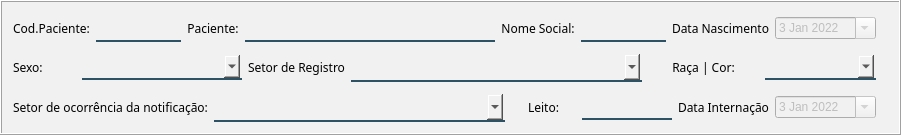
           <widget class="QFrame" name="frame_21">
            <property name="minimumSize">
             <size>
              <width>901</width>
              <height>135</height>
             </size>
            </property>
            <property name="maximumSize">
             <size>
              <width>901</width>
              <height>135</height>
             </size>
            </property>
            <property name="styleSheet">
             <string notr="true">background-color: rgb(241, 241, 241);</string>
            </property>
            <property name="frameShape">
             <enum>QFrame::Box</enum>
            </property>
            <property name="frameShadow">
             <enum>QFrame::Raised</enum>
            </property>
            <property name="lineWidth">
             <number>1</number>
            </property>
            <property name="midLineWidth">
             <number>0</number>
            </property>
            <widget class="QWidget" name="">
             <property name="geometry">
              <rect>
               <x>13</x>
               <y>11</y>
               <width>863</width>
               <height>115</height>
              </rect>
             </property>
             <layout class="QVBoxLayout" name="verticalLayout_6">
              <item>
               <layout class="QHBoxLayout" name="horizontalLayout_22">
                <item>
                 <widget class="QLabel" name="label_67">
                  <property name="font">
                   <font>
                    <family>Reem Kufi</family>
                   </font>
                  </property>
                  <property name="styleSheet">
                   <string notr="true">color: rgb(0, 0, 0);</string>
                  </property>
                  <property name="text">
                   <string>Cod.Paciente:</string>
                  </property>
                  <property name="alignment">
                   <set>Qt::AlignCenter</set>
                  </property>
                 </widget>
                </item>
                <item>
                 <widget class="QLineEdit" name="txt_codPacient">
                  <property name="enabled">
                   <bool>false</bool>
                  </property>
                  <property name="minimumSize">
                   <size>
                    <width>60</width>
                    <height>0</height>
                   </size>
                  </property>
                  <property name="maximumSize">
                   <size>
                    <width>90</width>
                    <height>16777215</height>
                   </size>
                  </property>
                  <property name="font">
                   <font>
                    <family>Segoe UI</family>
                   </font>
                  </property>
                  <property name="styleSheet">
                   <string notr="true">border:2px solid rgba(0,0,0,0);
border-bottom-color:rgba(46,82,101,255);
color:rgb(0,0,0);
padding-bottom:7px</string>
                  </property>
                 </widget>
                </item>
                <item>
                 <layout class="QHBoxLayout" name="horizontalLayout_21">
                  <item>
                   <widget class="QLabel" name="label_68">
                    <property name="font">
                     <font>
                      <family>Reem Kufi</family>
                     </font>
                    </property>
                    <property name="styleSheet">
                     <string notr="true">color: rgb(0, 0, 0);</string>
                    </property>
                    <property name="text">
                     <string>Paciente:</string>
                    </property>
                    <property name="alignment">
                     <set>Qt::AlignCenter</set>
                    </property>
                   </widget>
                  </item>
                  <item>
                   <widget class="QLineEdit" name="txt_nmPacient">
                    <property name="enabled">
                     <bool>false</bool>
                    </property>
                    <property name="minimumSize">
                     <size>
                      <width>250</width>
                      <height>0</height>
                     </size>
                    </property>
                    <property name="maximumSize">
                     <size>
                      <width>400</width>
                      <height>16777215</height>
                     </size>
                    </property>
                    <property name="font">
                     <font>
                      <family>Segoe UI</family>
                     </font>
                    </property>
                    <property name="styleSheet">
                     <string notr="true">border:2px solid rgba(0,0,0,0);
border-bottom-color:rgba(46,82,101,255);
color:rgb(0,0,0);
padding-bottom:7px</string>
                    </property>
                    <property name="text">
                     <string/>
                    </property>
                   </widget>
                  </item>
                 </layout>
                </item>
                <item>
                 <widget class="QLabel" name="label_82">
                  <property name="font">
                   <font>
                    <family>Reem Kufi</family>
                   </font>
                  </property>
                  <property name="styleSheet">
                   <string notr="true">color: rgb(0, 0, 0);</string>
                  </property>
                  <property name="text">
                   <string>Nome Social:</string>
                  </property>
                  <property name="alignment">
                   <set>Qt::AlignCenter</set>
                  </property>
                 </widget>
                </item>
                <item>
                 <widget class="QLineEdit" name="txt_social">
                  <property name="enabled">
                   <bool>false</bool>
                  </property>
                  <property name="minimumSize">
                   <size>
                    <width>60</width>
                    <height>0</height>
                   </size>
                  </property>
                  <property name="maximumSize">
                   <size>
                    <width>90</width>
                    <height>16777215</height>
                   </size>
                  </property>
                  <property name="font">
                   <font>
                    <family>Segoe UI</family>
                   </font>
                  </property>
                  <property name="styleSheet">
                   <string notr="true">border:2px solid rgba(0,0,0,0);
border-bottom-color:rgba(46,82,101,255);
color:rgb(0,0,0);
padding-bottom:7px</string>
                  </property>
                 </widget>
                </item>
                <item>
                 <widget class="QLabel" name="label_69">
                  <property name="font">
                   <font>
                    <family>Reem Kufi</family>
                   </font>
                  </property>
                  <property name="styleSheet">
                   <string notr="true">color: rgb(0, 0, 0);</string>
                  </property>
                  <property name="text">
                   <string>Data Nascimento</string>
                  </property>
                  <property name="alignment">
                   <set>Qt::AlignCenter</set>
                  </property>
                 </widget>
                </item>
                <item>
                 <widget class="QDateEdit" name="dt_nascimento">
                  <property name="enabled">
                   <bool>false</bool>
                  </property>
                  <property name="minimumSize">
                   <size>
                    <width>101</width>
                    <height>0</height>
                   </size>
                  </property>
                  <property name="font">
                   <font>
                    <family>Segoe UI</family>
                   </font>
                  </property>
                  <property name="dateTime">
                   <datetime>
                    <hour>15</hour>
                    <minute>0</minute>
                    <second>0</second>
                    <year>2022</year>
                    <month>1</month>
                    <day>3</day>
                   </datetime>
                  </property>
                  <property name="calendarPopup">
                   <bool>true</bool>
                  </property>
                 </widget>
                </item>
               </layout>
              </item>
              <item>
               <layout class="QHBoxLayout" name="horizontalLayout_84">
                <item>
                 <layout class="QHBoxLayout" name="horizontalLayout_4">
                  <item>
                   <widget class="QLabel" name="label_70">
                    <property name="font">
                     <font>
                      <family>Reem Kufi</family>
                     </font>
                    </property>
                    <property name="styleSheet">
                     <string notr="true">color: rgb(0, 0, 0);</string>
                    </property>
                    <property name="text">
                     <string>Sexo:</string>
                    </property>
                    <property name="alignment">
                     <set>Qt::AlignLeading|Qt::AlignLeft|Qt::AlignVCenter</set>
                    </property>
                   </widget>
                  </item>
                  <item>
                   <widget class="QComboBox" name="cb_sex">
                    <property name="enabled">
                     <bool>false</bool>
                    </property>
                    <property name="minimumSize">
                     <size>
                      <width>160</width>
                      <height>0</height>
                     </size>
                    </property>
                    <property name="maximumSize">
                     <size>
                      <width>160</width>
                      <height>16777215</height>
                     </size>
                    </property>
                    <property name="font">
                     <font>
                      <family>Segoe UI</family>
                     </font>
                    </property>
                    <property name="styleSheet">
                     <string notr="true">border:2px solid rgba(0,0,0,0);
border-bottom-color:rgba(46,82,101,255);
color:rgb(0,0,0);
padding-bottom:7px</string>
                    </property>
                    <item>
                     <property name="text">
                      <string/>
                     </property>
                    </item>
                    <item>
                     <property name="text">
                      <string>Masculino</string>
                     </property>
                    </item>
                    <item>
                     <property name="text">
                      <string>Feminino</string>
                     </property>
                    </item>
                    <item>
                     <property name="text">
                      <string>Transgênero</string>
                     </property>
                    </item>
                    <item>
                     <property name="text">
                      <string>Cisgênero</string>
                     </property>
                    </item>
                    <item>
                     <property name="text">
                      <string>Não-binário</string>
                     </property>
                    </item>
                   </widget>
                  </item>
                 </layout>
                </item>
                <item>
                 <layout class="QHBoxLayout" name="horizontalLayout_82">
                  <item>
                   <widget class="QLabel" name="label_71">
                    <property name="font">
                     <font>
                      <family>Reem Kufi</family>
                     </font>
                    </property>
                    <property name="styleSheet">
                     <string notr="true">color: rgb(0, 0, 0);</string>
                    </property>
                    <property name="text">
                     <string>Setor de Registro</string>
                    </property>
                    <property name="alignment">
                     <set>Qt::AlignCenter</set>
                    </property>
                   </widget>
                  </item>
                  <item>
                   <widget class="QComboBox" name="cb_seto">
                    <property name="enabled">
                     <bool>false</bool>
                    </property>
                    <property name="minimumSize">
                     <size>
                      <width>291</width>
                      <height>0</height>
                     </size>
                    </property>
                    <property name="maximumSize">
                     <size>
                      <width>16777215</width>
                      <height>16777215</height>
                     </size>
                    </property>
                    <property name="font">
                     <font>
                      <family>Reem Kufi</family>
                     </font>
                    </property>
                    <property name="styleSheet">
                     <string notr="true">border:2px solid rgba(0,0,0,0);
border-bottom-color:rgba(46,82,101,255);
color:rgb(0,0,0);
padding-bottom:7px</string>
                    </property>
                   </widget>
                  </item>
                 </layout>
                </item>
                <item>
                 <layout class="QHBoxLayout" name="horizontalLayout_83">
                  <item>
                   <widget class="QLabel" name="label_66">
                    <property name="font">
                     <font>
                      <family>Reem Kufi</family>
                     </font>
                    </property>
                    <property name="styleSheet">
                     <string notr="true">color: rgb(0, 0, 0);</string>
                    </property>
                    <property name="text">
                     <string>Raça | Cor:</string>
                    </property>
                    <property name="alignment">
                     <set>Qt::AlignCenter</set>
                    </property>
                   </widget>
                  </item>
                  <item>
                   <widget class="QComboBox" name="cb_rac">
                    <property name="enabled">
                     <bool>false</bool>
                    </property>
                    <property name="maximumSize">
                     <size>
                      <width>120</width>
                      <height>16777215</height>
                     </size>
                    </property>
                    <property name="font">
                     <font>
                      <family>Segoe UI</family>
                     </font>
                    </property>
                    <property name="styleSheet">
                     <string notr="true">border:2px solid rgba(0,0,0,0);
border-bottom-color:rgba(46,82,101,255);
color:rgb(0,0,0);
padding-bottom:7px</string>
                    </property>
                    <item>
                     <property name="text">
                      <string/>
                     </property>
                    </item>
                    <item>
                     <property name="text">
                      <string>Amarelo</string>
                     </property>
                    </item>
                    <item>
                     <property name="text">
                      <string>Branco</string>
                     </property>
                    </item>
                    <item>
                     <property name="text">
                      <string>Indigena</string>
                     </property>
                    </item>
                    <item>
                     <property name="text">
                      <string>Pardo</string>
                     </property>
                    </item>
                    <item>
                     <property name="text">
                      <string>Preto</string>
                     </property>
                    </item>
                    <item>
                     <property name="text">
                      <string>Indefinido</string>
                     </property>
                    </item>
                   </widget>
                  </item>
                 </layout>
                </item>
               </layout>
              </item>
              <item>
               <layout class="QHBoxLayout" name="horizontalLayout_41">
                <item>
                 <widget class="QLabel" name="label_81">
                  <property name="font">
                   <font>
                    <family>Reem Kufi</family>
                   </font>
                  </property>
                  <property name="styleSheet">
                   <string notr="true">color: rgb(0, 0, 0);</string>
                  </property>
                  <property name="text">
                   <string>Setor de ocorrência da notificação:</string>
                  </property>
                  <property name="alignment">
                   <set>Qt::AlignCenter</set>
                  </property>
                 </widget>
                </item>
                <item>
                 <widget class="QComboBox" name="cb_seto_2">
                  <property name="enabled">
                   <bool>false</bool>
                  </property>
                  <property name="minimumSize">
                   <size>
                    <width>291</width>
                    <height>0</height>
                   </size>
                  </property>
                  <property name="maximumSize">
                   <size>
                    <width>16777215</width>
                    <height>16777215</height>
                   </size>
                  </property>
                  <property name="font">
                   <font>
                    <family>Reem Kufi</family>
                   </font>
                  </property>
                  <property name="styleSheet">
                   <string notr="true">border:2px solid rgba(0,0,0,0);
border-bottom-color:rgba(46,82,101,255);
color:rgb(0,0,0);
padding-bottom:7px</string>
                  </property>
                 </widget>
                </item>
                <item>
                 <widget class="QLabel" name="label_72">
                  <property name="maximumSize">
                   <size>
                    <width>90</width>
                    <height>16777215</height>
                   </size>
                  </property>
                  <property name="font">
                   <font>
                    <family>Reem Kufi</family>
                   </font>
                  </property>
                  <property name="styleSheet">
                   <string notr="true">color: rgb(0, 0, 0);</string>
                  </property>
                  <property name="text">
                   <string>Leito:</string>
                  </property>
                  <property name="alignment">
                   <set>Qt::AlignCenter</set>
                  </property>
                 </widget>
                </item>
                <item>
                 <widget class="QLineEdit" name="txt_leit">
                  <property name="enabled">
                   <bool>false</bool>
                  </property>
                  <property name="maximumSize">
                   <size>
                    <width>90</width>
                    <height>16777215</height>
                   </size>
                  </property>
                  <property name="font">
                   <font>
                    <family>Segoe UI</family>
                   </font>
                  </property>
                  <property name="styleSheet">
                   <string notr="true">border:2px solid rgba(0,0,0,0);
border-bottom-color:rgba(46,82,101,255);
color:rgb(0,0,0);
padding-bottom:7px</string>
                  </property>
                 </widget>
                </item>
                <item>
                 <widget class="QLabel" name="label_73">
                  <property name="font">
                   <font>
                    <family>Reem Kufi</family>
                   </font>
                  </property>
                  <property name="styleSheet">
                   <string notr="true">color: rgb(0, 0, 0);</string>
                  </property>
                  <property name="text">
                   <string>Data Internação</string>
                  </property>
                  <property name="alignment">
                   <set>Qt::AlignCenter</set>
                  </property>
                 </widget>
                </item>
                <item>
                 <widget class="QDateEdit" name="dt_internacao">
                  <property name="enabled">
                   <bool>false</bool>
                  </property>
                  <property name="minimumSize">
                   <size>
                    <width>101</width>
                    <height>0</height>
                   </size>
                  </property>
                  <property name="font">
                   <font>
                    <family>Segoe UI</family>
                   </font>
                  </property>
                  <property name="dateTime">
                   <datetime>
                    <hour>15</hour>
                    <minute>0</minute>
                    <second>0</second>
                    <year>2022</year>
                    <month>1</month>
                    <day>3</day>
                   </datetime>
                  </property>
                  <property name="calendarPopup">
                   <bool>true</bool>
                  </property>
                 </widget>
                </item>
               </layout>
              </item>
             </layout>
            </widget>
           </widget>
